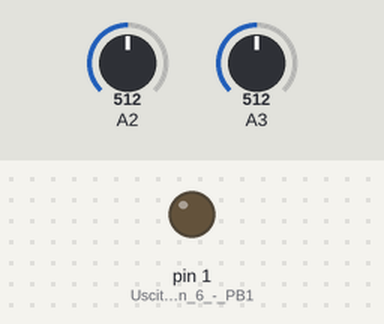
The sketch below on a simulated Arduino Uno, built with avr-gcc and run on an emulated ATmega328P. On the bench: output pins drawn as LEDs (lit = HIGH). Inputs (shaded band) come from the test bench; at power-on: A3 = 512, A2 = 512.

Above: at 1.2 s.
1.3 s: A3 set to 556
At 2.2 s:
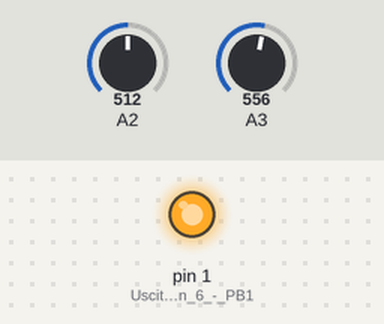
4.3 s: A3 set to 583
5.8 s: A3 set to 673
8.8 s: A3 set to 706
10.4 s: A3 set to 637
12.4 s: A3 set to 614
Timing chart, 0 to 15.4 s (numbered marks = the images above; inputs shaded):
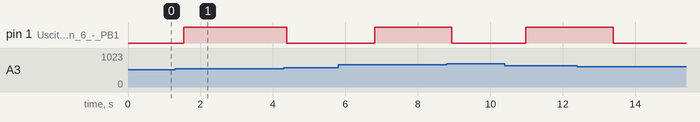

The sketch:

Shapable_LFO_85.ino
```cpp
// Shapable LFO per Attiny
// Pangrus 2016

int time;            // Asse dei tempi
int delayTime;       // Tempo di delay
int output;
float inc;           // Incremento ogni step di time
float dec;           // Decremento ogni step di time
float posX = 0;      // Posizione del pitch del LFO


void setup() {
  pinMode(1, OUTPUT);      // Uscita su pin 6 - PB1
  pinMode(2, INPUT);
  pinMode(3, INPUT);

  // Setto la modalità fast PWM in modo che la frequenza del pwm esca dal campo audio

  // Control Register A for Timer/Counter-0 (Timer/Counter-0 is configured using two registers: A and B)
  // TCCR0A is 8 bits: [COM0A1:COM0A0:COM0B1:COM0B0:unused:unused:WGM01:WGM00]
  // 2<<COM0A0: sets bits COM0A0 and COM0A1, which (in Fast PWM mode) clears OC0A on compare-match, and sets OC0A at BOTTOM
  // 2<<COM0B0: sets bits COM0B0 and COM0B1, which (in Fast PWM mode) clears OC0B on compare-match, and sets OC0B at BOTTOM
  // 3<<WGM00: sets bits WGM00 and WGM01, which (when combined with WGM02 from TCCR0B below) enables Fast PWM mode
  // http://matt16060936.blogspot.co.uk/2012/04/attiny-pwm.html
  TCCR0A = 2<<COM0A0 | 2<<COM0B0 | 3<<WGM00;

  // Control Register B for Timer/Counter-0 (Timer/Counter-0 is configured using two registers: A and B)
  // TCCR0B is 8 bits: [FOC0A:FOC0B:unused:unused:WGM02:CS02:CS01:CS00]
  // 0<<WGM02: bit WGM02 remains clear, which (when combined with WGM00 and WGM01 from TCCR0A above) enables Fast PWM mode
  // 1<<CS00: sets bits CS01 (leaving CS01 and CS02 clear), which tells Timer/Counter-0 to not use a prescalar
  // http://matt16060936.blogspot.co.uk/2012/04/attiny-pwm.html
  TCCR0B = 0<<WGM02 | 1<<CS00;
}

void loop() {
  for (time=1; time <=256; time++)
  {
    posX = analogRead(2)/4+1;
    delayTime= (1023-analogRead(3))*3;
    inc = 255 / posX;                    // calcolo l'incremento ogni step di time
    dec = 255 / (256-posX);              // calcolo il decremento ogni step di time
    if (time < posX) output= time*inc;
    if (time >= posX) output= (256-time)*dec;
    analogWrite(1,output);
    delay(delayTime);
  }
}
```
